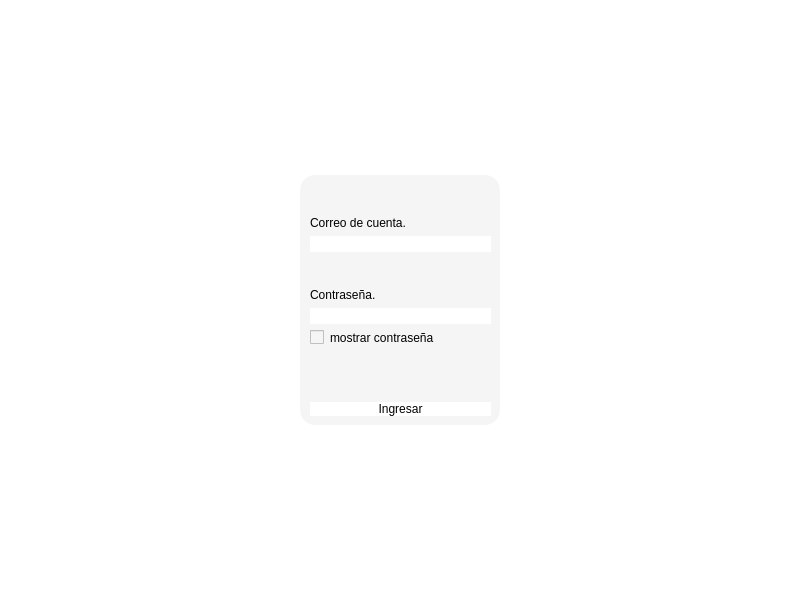
<?xml version="1.0" encoding="UTF-8"?>
<ui version="4.0">
 <class>MainWindow</class>
 <widget class="QMainWindow" name="MainWindow">
  <property name="windowModality">
   <enum>Qt::WindowModality::ApplicationModal</enum>
  </property>
  <property name="geometry">
   <rect>
    <x>0</x>
    <y>0</y>
    <width>800</width>
    <height>600</height>
   </rect>
  </property>
  <property name="minimumSize">
   <size>
    <width>800</width>
    <height>600</height>
   </size>
  </property>
  <property name="maximumSize">
   <size>
    <width>16777215</width>
    <height>16777215</height>
   </size>
  </property>
  <property name="palette">
   <palette>
    <active>
     <colorrole role="WindowText">
      <brush brushstyle="SolidPattern">
       <color alpha="255">
        <red>0</red>
        <green>0</green>
        <blue>0</blue>
       </color>
      </brush>
     </colorrole>
     <colorrole role="Button">
      <brush brushstyle="SolidPattern">
       <color alpha="255">
        <red>255</red>
        <green>255</green>
        <blue>255</blue>
       </color>
      </brush>
     </colorrole>
     <colorrole role="Light">
      <brush brushstyle="SolidPattern">
       <color alpha="255">
        <red>255</red>
        <green>255</green>
        <blue>255</blue>
       </color>
      </brush>
     </colorrole>
     <colorrole role="Midlight">
      <brush brushstyle="SolidPattern">
       <color alpha="255">
        <red>255</red>
        <green>255</green>
        <blue>255</blue>
       </color>
      </brush>
     </colorrole>
     <colorrole role="Dark">
      <brush brushstyle="SolidPattern">
       <color alpha="255">
        <red>127</red>
        <green>127</green>
        <blue>127</blue>
       </color>
      </brush>
     </colorrole>
     <colorrole role="Mid">
      <brush brushstyle="SolidPattern">
       <color alpha="255">
        <red>170</red>
        <green>170</green>
        <blue>170</blue>
       </color>
      </brush>
     </colorrole>
     <colorrole role="Text">
      <brush brushstyle="SolidPattern">
       <color alpha="255">
        <red>0</red>
        <green>0</green>
        <blue>0</blue>
       </color>
      </brush>
     </colorrole>
     <colorrole role="BrightText">
      <brush brushstyle="SolidPattern">
       <color alpha="255">
        <red>255</red>
        <green>255</green>
        <blue>255</blue>
       </color>
      </brush>
     </colorrole>
     <colorrole role="ButtonText">
      <brush brushstyle="SolidPattern">
       <color alpha="255">
        <red>0</red>
        <green>0</green>
        <blue>0</blue>
       </color>
      </brush>
     </colorrole>
     <colorrole role="Base">
      <brush brushstyle="SolidPattern">
       <color alpha="255">
        <red>255</red>
        <green>255</green>
        <blue>255</blue>
       </color>
      </brush>
     </colorrole>
     <colorrole role="Window">
      <brush brushstyle="SolidPattern">
       <color alpha="255">
        <red>255</red>
        <green>255</green>
        <blue>255</blue>
       </color>
      </brush>
     </colorrole>
     <colorrole role="Shadow">
      <brush brushstyle="SolidPattern">
       <color alpha="255">
        <red>0</red>
        <green>0</green>
        <blue>0</blue>
       </color>
      </brush>
     </colorrole>
     <colorrole role="AlternateBase">
      <brush brushstyle="SolidPattern">
       <color alpha="255">
        <red>255</red>
        <green>255</green>
        <blue>255</blue>
       </color>
      </brush>
     </colorrole>
     <colorrole role="ToolTipBase">
      <brush brushstyle="SolidPattern">
       <color alpha="255">
        <red>255</red>
        <green>255</green>
        <blue>220</blue>
       </color>
      </brush>
     </colorrole>
     <colorrole role="ToolTipText">
      <brush brushstyle="SolidPattern">
       <color alpha="255">
        <red>0</red>
        <green>0</green>
        <blue>0</blue>
       </color>
      </brush>
     </colorrole>
     <colorrole role="PlaceholderText">
      <brush brushstyle="SolidPattern">
       <color alpha="127">
        <red>0</red>
        <green>0</green>
        <blue>0</blue>
       </color>
      </brush>
     </colorrole>
     <colorrole role="Accent">
      <brush brushstyle="SolidPattern">
       <color alpha="255">
        <red>255</red>
        <green>255</green>
        <blue>255</blue>
       </color>
      </brush>
     </colorrole>
    </active>
    <inactive>
     <colorrole role="WindowText">
      <brush brushstyle="SolidPattern">
       <color alpha="255">
        <red>0</red>
        <green>0</green>
        <blue>0</blue>
       </color>
      </brush>
     </colorrole>
     <colorrole role="Button">
      <brush brushstyle="SolidPattern">
       <color alpha="255">
        <red>255</red>
        <green>255</green>
        <blue>255</blue>
       </color>
      </brush>
     </colorrole>
     <colorrole role="Light">
      <brush brushstyle="SolidPattern">
       <color alpha="255">
        <red>255</red>
        <green>255</green>
        <blue>255</blue>
       </color>
      </brush>
     </colorrole>
     <colorrole role="Midlight">
      <brush brushstyle="SolidPattern">
       <color alpha="255">
        <red>255</red>
        <green>255</green>
        <blue>255</blue>
       </color>
      </brush>
     </colorrole>
     <colorrole role="Dark">
      <brush brushstyle="SolidPattern">
       <color alpha="255">
        <red>127</red>
        <green>127</green>
        <blue>127</blue>
       </color>
      </brush>
     </colorrole>
     <colorrole role="Mid">
      <brush brushstyle="SolidPattern">
       <color alpha="255">
        <red>170</red>
        <green>170</green>
        <blue>170</blue>
       </color>
      </brush>
     </colorrole>
     <colorrole role="Text">
      <brush brushstyle="SolidPattern">
       <color alpha="255">
        <red>0</red>
        <green>0</green>
        <blue>0</blue>
       </color>
      </brush>
     </colorrole>
     <colorrole role="BrightText">
      <brush brushstyle="SolidPattern">
       <color alpha="255">
        <red>255</red>
        <green>255</green>
        <blue>255</blue>
       </color>
      </brush>
     </colorrole>
     <colorrole role="ButtonText">
      <brush brushstyle="SolidPattern">
       <color alpha="255">
        <red>0</red>
        <green>0</green>
        <blue>0</blue>
       </color>
      </brush>
     </colorrole>
     <colorrole role="Base">
      <brush brushstyle="SolidPattern">
       <color alpha="255">
        <red>255</red>
        <green>255</green>
        <blue>255</blue>
       </color>
      </brush>
     </colorrole>
     <colorrole role="Window">
      <brush brushstyle="SolidPattern">
       <color alpha="255">
        <red>255</red>
        <green>255</green>
        <blue>255</blue>
       </color>
      </brush>
     </colorrole>
     <colorrole role="Shadow">
      <brush brushstyle="SolidPattern">
       <color alpha="255">
        <red>0</red>
        <green>0</green>
        <blue>0</blue>
       </color>
      </brush>
     </colorrole>
     <colorrole role="AlternateBase">
      <brush brushstyle="SolidPattern">
       <color alpha="255">
        <red>255</red>
        <green>255</green>
        <blue>255</blue>
       </color>
      </brush>
     </colorrole>
     <colorrole role="ToolTipBase">
      <brush brushstyle="SolidPattern">
       <color alpha="255">
        <red>255</red>
        <green>255</green>
        <blue>220</blue>
       </color>
      </brush>
     </colorrole>
     <colorrole role="ToolTipText">
      <brush brushstyle="SolidPattern">
       <color alpha="255">
        <red>0</red>
        <green>0</green>
        <blue>0</blue>
       </color>
      </brush>
     </colorrole>
     <colorrole role="PlaceholderText">
      <brush brushstyle="SolidPattern">
       <color alpha="127">
        <red>0</red>
        <green>0</green>
        <blue>0</blue>
       </color>
      </brush>
     </colorrole>
     <colorrole role="Accent">
      <brush brushstyle="SolidPattern">
       <color alpha="255">
        <red>255</red>
        <green>255</green>
        <blue>255</blue>
       </color>
      </brush>
     </colorrole>
    </inactive>
    <disabled>
     <colorrole role="WindowText">
      <brush brushstyle="SolidPattern">
       <color alpha="255">
        <red>127</red>
        <green>127</green>
        <blue>127</blue>
       </color>
      </brush>
     </colorrole>
     <colorrole role="Button">
      <brush brushstyle="SolidPattern">
       <color alpha="255">
        <red>255</red>
        <green>255</green>
        <blue>255</blue>
       </color>
      </brush>
     </colorrole>
     <colorrole role="Light">
      <brush brushstyle="SolidPattern">
       <color alpha="255">
        <red>255</red>
        <green>255</green>
        <blue>255</blue>
       </color>
      </brush>
     </colorrole>
     <colorrole role="Midlight">
      <brush brushstyle="SolidPattern">
       <color alpha="255">
        <red>255</red>
        <green>255</green>
        <blue>255</blue>
       </color>
      </brush>
     </colorrole>
     <colorrole role="Dark">
      <brush brushstyle="SolidPattern">
       <color alpha="255">
        <red>127</red>
        <green>127</green>
        <blue>127</blue>
       </color>
      </brush>
     </colorrole>
     <colorrole role="Mid">
      <brush brushstyle="SolidPattern">
       <color alpha="255">
        <red>170</red>
        <green>170</green>
        <blue>170</blue>
       </color>
      </brush>
     </colorrole>
     <colorrole role="Text">
      <brush brushstyle="SolidPattern">
       <color alpha="255">
        <red>127</red>
        <green>127</green>
        <blue>127</blue>
       </color>
      </brush>
     </colorrole>
     <colorrole role="BrightText">
      <brush brushstyle="SolidPattern">
       <color alpha="255">
        <red>255</red>
        <green>255</green>
        <blue>255</blue>
       </color>
      </brush>
     </colorrole>
     <colorrole role="ButtonText">
      <brush brushstyle="SolidPattern">
       <color alpha="255">
        <red>127</red>
        <green>127</green>
        <blue>127</blue>
       </color>
      </brush>
     </colorrole>
     <colorrole role="Base">
      <brush brushstyle="SolidPattern">
       <color alpha="255">
        <red>255</red>
        <green>255</green>
        <blue>255</blue>
       </color>
      </brush>
     </colorrole>
     <colorrole role="Window">
      <brush brushstyle="SolidPattern">
       <color alpha="255">
        <red>255</red>
        <green>255</green>
        <blue>255</blue>
       </color>
      </brush>
     </colorrole>
     <colorrole role="Shadow">
      <brush brushstyle="SolidPattern">
       <color alpha="255">
        <red>0</red>
        <green>0</green>
        <blue>0</blue>
       </color>
      </brush>
     </colorrole>
     <colorrole role="AlternateBase">
      <brush brushstyle="SolidPattern">
       <color alpha="255">
        <red>255</red>
        <green>255</green>
        <blue>255</blue>
       </color>
      </brush>
     </colorrole>
     <colorrole role="ToolTipBase">
      <brush brushstyle="SolidPattern">
       <color alpha="255">
        <red>255</red>
        <green>255</green>
        <blue>220</blue>
       </color>
      </brush>
     </colorrole>
     <colorrole role="ToolTipText">
      <brush brushstyle="SolidPattern">
       <color alpha="255">
        <red>0</red>
        <green>0</green>
        <blue>0</blue>
       </color>
      </brush>
     </colorrole>
     <colorrole role="PlaceholderText">
      <brush brushstyle="SolidPattern">
       <color alpha="127">
        <red>127</red>
        <green>127</green>
        <blue>127</blue>
       </color>
      </brush>
     </colorrole>
     <colorrole role="Accent">
      <brush brushstyle="SolidPattern">
       <color alpha="255">
        <red>255</red>
        <green>255</green>
        <blue>255</blue>
       </color>
      </brush>
     </colorrole>
    </disabled>
   </palette>
  </property>
  <property name="windowTitle">
   <string>Pantalla Principal</string>
  </property>
  <property name="autoFillBackground">
   <bool>false</bool>
  </property>
  <property name="styleSheet">
   <string notr="true">background-color: rgb(255, 255, 255)
</string>
  </property>
  <widget class="QWidget" name="centralwidget">
   <layout class="QGridLayout" name="gridLayout">
    <item row="0" column="0" alignment="Qt::AlignmentFlag::AlignHCenter|Qt::AlignmentFlag::AlignVCenter">
     <widget class="QFrame" name="frame">
      <property name="enabled">
       <bool>true</bool>
      </property>
      <property name="sizePolicy">
       <sizepolicy hsizetype="Expanding" vsizetype="Expanding">
        <horstretch>0</horstretch>
        <verstretch>0</verstretch>
       </sizepolicy>
      </property>
      <property name="minimumSize">
       <size>
        <width>200</width>
        <height>250</height>
       </size>
      </property>
      <property name="layoutDirection">
       <enum>Qt::LayoutDirection::LeftToRight</enum>
      </property>
      <property name="styleSheet">
       <string notr="true">background-color: rgb(245, 245, 245);
border-radius: 15px</string>
      </property>
      <property name="frameShape">
       <enum>QFrame::Shape::Box</enum>
      </property>
      <property name="frameShadow">
       <enum>QFrame::Shadow::Raised</enum>
      </property>
      <property name="lineWidth">
       <number>5</number>
      </property>
      <property name="midLineWidth">
       <number>5</number>
      </property>
      <widget class="QWidget" name="verticalLayoutWidget">
       <property name="geometry">
        <rect>
         <x>10</x>
         <y>10</y>
         <width>181</width>
         <height>231</height>
        </rect>
       </property>
       <layout class="QVBoxLayout" name="verticalLayout_2">
        <item>
         <spacer name="verticalSpacer_3">
          <property name="orientation">
           <enum>Qt::Orientation::Vertical</enum>
          </property>
          <property name="sizeHint" stdset="0">
           <size>
            <width>20</width>
            <height>40</height>
           </size>
          </property>
         </spacer>
        </item>
        <item alignment="Qt::AlignmentFlag::AlignLeft|Qt::AlignmentFlag::AlignBottom">
         <widget class="QLabel" name="label">
          <property name="styleSheet">
           <string notr="true">color: rgb(0, 0, 0)</string>
          </property>
          <property name="text">
           <string>Correo de cuenta.</string>
          </property>
          <property name="wordWrap">
           <bool>true</bool>
          </property>
         </widget>
        </item>
        <item alignment="Qt::AlignmentFlag::AlignTop">
         <widget class="QLineEdit" name="lineEdit">
          <property name="styleSheet">
           <string notr="true">background-color: rgb(255, 255, 255)</string>
          </property>
         </widget>
        </item>
        <item>
         <spacer name="verticalSpacer_2">
          <property name="orientation">
           <enum>Qt::Orientation::Vertical</enum>
          </property>
          <property name="sizeType">
           <enum>QSizePolicy::Policy::Ignored</enum>
          </property>
          <property name="sizeHint" stdset="0">
           <size>
            <width>20</width>
            <height>40</height>
           </size>
          </property>
         </spacer>
        </item>
        <item alignment="Qt::AlignmentFlag::AlignLeft|Qt::AlignmentFlag::AlignBottom">
         <widget class="QLabel" name="label_2">
          <property name="minimumSize">
           <size>
            <width>63</width>
            <height>0</height>
           </size>
          </property>
          <property name="styleSheet">
           <string notr="true">color: rgb(0, 0, 0)</string>
          </property>
          <property name="text">
           <string>Contraseña.</string>
          </property>
         </widget>
        </item>
        <item alignment="Qt::AlignmentFlag::AlignBottom">
         <widget class="QLineEdit" name="lineEdit_2">
          <property name="styleSheet">
           <string notr="true">background-color: rgb(255, 255, 255)</string>
          </property>
         </widget>
        </item>
        <item alignment="Qt::AlignmentFlag::AlignTop">
         <widget class="QCheckBox" name="checkBox">
          <property name="autoFillBackground">
           <bool>false</bool>
          </property>
          <property name="styleSheet">
           <string notr="true">
color: rgb(0, 0, 0)</string>
          </property>
          <property name="text">
           <string>mostrar contraseña</string>
          </property>
          <property name="checked">
           <bool>false</bool>
          </property>
          <property name="tristate">
           <bool>false</bool>
          </property>
         </widget>
        </item>
        <item>
         <spacer name="verticalSpacer">
          <property name="orientation">
           <enum>Qt::Orientation::Vertical</enum>
          </property>
          <property name="sizeType">
           <enum>QSizePolicy::Policy::Preferred</enum>
          </property>
          <property name="sizeHint" stdset="0">
           <size>
            <width>20</width>
            <height>60</height>
           </size>
          </property>
         </spacer>
        </item>
        <item>
         <widget class="QPushButton" name="pushButton">
          <property name="enabled">
           <bool>true</bool>
          </property>
          <property name="styleSheet">
           <string notr="true">background-color: rgb(255, 255, 255);
color: rgb(0, 0, 0);</string>
          </property>
          <property name="text">
           <string>Ingresar</string>
          </property>
          <property name="autoDefault">
           <bool>true</bool>
          </property>
          <property name="default">
           <bool>true</bool>
          </property>
          <property name="flat">
           <bool>false</bool>
          </property>
         </widget>
        </item>
       </layout>
      </widget>
     </widget>
    </item>
   </layout>
  </widget>
 </widget>
 <resources/>
 <connections/>
</ui>
